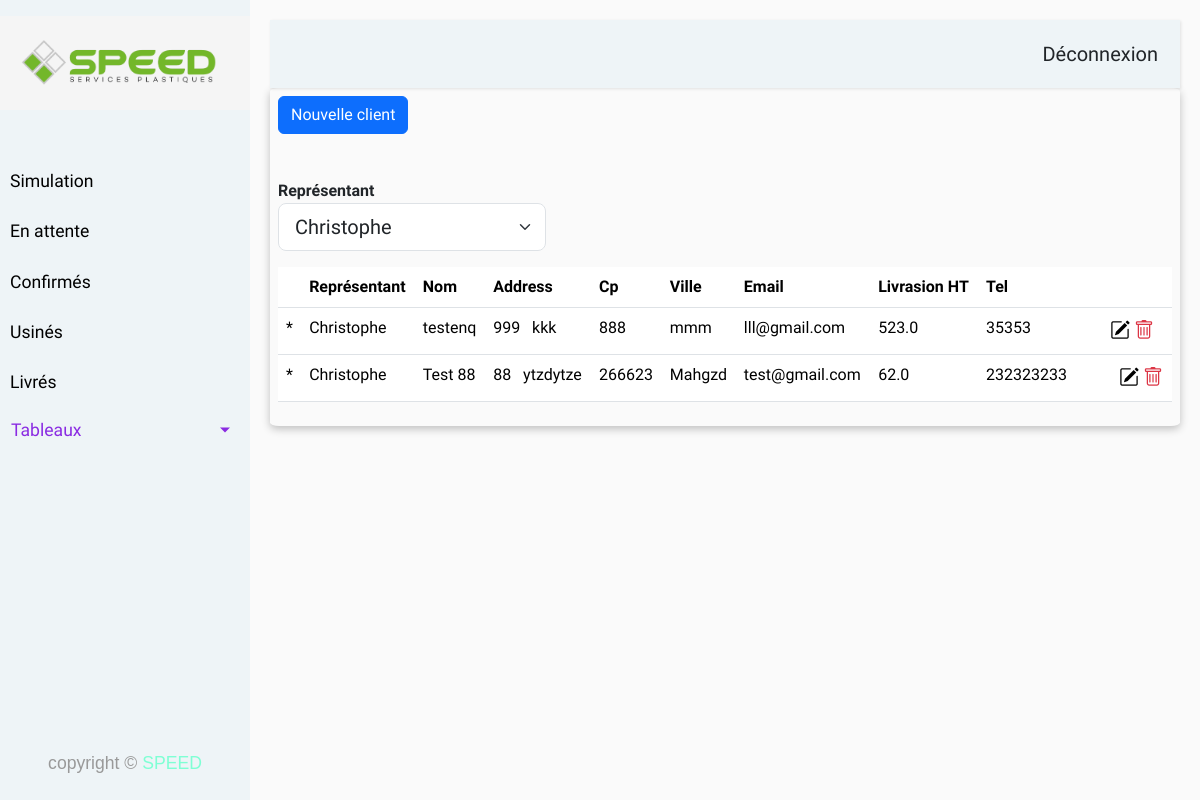
The page /clients (signed in) on the database its author committed.
### models/models.py (models this page shows, shortened)
class Client(db.Model):
    __tablename__ = 'client'
    id = db.Column(db.Integer(),autoincrement=True, primary_key=True)
    user_id = db.Column(db.Integer , ForeignKey('user.id'),nullable=False)
    name = db.Column(db.String(80), nullable=False)
    ville = db.Column(db.String(80), nullable=False)
    cp = db.Column(db.Integer(), nullable=False)
    numero = db.Column(db.Integer(), nullable=True)
    addresse = db.Column(db.String(256), nullable=False)
    email = db.Column(db.String(255), unique=True)
    tel = db.Column(db.String(20), nullable=False)
    prix_livr = db.Column(db.Float , nullable=False)
    rel_client_commande = relationship("Commande", backref = "client")

class User(db.Model, UserMixin):
    __tablename__ = 'user'
    id = db.Column(db.Integer, autoincrement=True, primary_key=True)
    username=db.Column(db.String(255), nullable=False)
    email = db.Column(db.String(255), unique=True)
    password = db.Column(db.String(255), nullable=False, server_default='')
    tel = db.Column(db.String(20), nullable=False)
    role_id = db.Column(db.Integer , ForeignKey('role.id'),nullable=False)
    rel_user_client = relationship("Client", backref = "user")

### routes.py (the view)
@app.route('/clients')
@login_required
def clients():
    try:
        current_user_role = (Role.query.filter(Role.id == current_user.role_id).first()).name
    except Exception as e:
        return f"Error fetching current user role: {str(e)}"
    if current_user_role == "admin" :
        representants = get_all_representants()
        print(representants)
        first_rep = representants[0].id
        clients= get_cients_by_rep(first_rep)
    elif current_user_role == "comercial":
        representants = []
        representants.append(current_user)
        clients= get_cients_by_rep(current_user.id)
        print("xxxxxxxxxxx")
        print(current_user.username)
    return render_template('clients.html', user = current_user,current_user_role = current_user_role,representants = representants, clients=clients, page ="Clients")

### app.py (called while the page is built)
@login_manager.user_loader
def load_user(id):
    return User.query.get(int(id))

### models/models.py (called while the page is built)
def get_cients_by_rep(first_rep_id):
    clients=db.session.query(Client.name,Client.ville,Client.cp,Client.numero,Client.addresse,User.username,Client.email,Client.tel,User.id,Client.id,Client.prix_livr).join(User,Client.user_id== User.id ).filter(Client.user_id == first_rep_id ).all()
    result = []
    for row in  clients :
        result.append(row._data)
    return result

### routes.py (called while the page is built)
@app.before_request
def session_handler():
    session.permanent = True
    app.permanent_session_lifetime = timedelta(days=30)

### templates/clients.html (shortened to what this page needs)
{% extends 'base.html' %}
{% block contenue %}
{% if current_user_role =="admin"  or current_user_role =="comercial" %}
    <a href="#" class="btn btn-primary" style="margin-bottom: 1.3rem;" onclick="newClientForm()">Nouvelle client </a>
{% endif %}
<table id="clients_table" class="table">
    <div class="mt-4">
        <label for="representant"><strong>Représentant</strong></label>
        <select id="representant" class="form-select form-select-lg mb-3"
            aria-label=".form-select-sm nouvelle_utilisateur" style="width: 30%;">
            {% for item in representants%}
            <option value='{{ item.id}}'>{{ item.username}}</option>
            {% endfor %}
        </select>
    </div>
    <thead class="thead-light">
        <tr>
            <th scope="row"></th>
            <th scope="col">Représentant</th>
            <th scope="col">Nom</th>
            <th scope="col">Address</th>
            <th scope="col">Cp</th>
            <th scope="col">Ville</th>
            <th scope="col">Email</th>
            <th scope="col">Livrasion HT</th>
            <th scope="col">Tel</th>
            {% if current_user_role =="admin" or current_user_role =="comercial"%}
                <th></th>
            {% endif %}
        </tr>
    </thead>
    <tbody>
        {% for item in clients %}
        <tr>
            <td>*</th>
            <td>{{item[5]}}</td>
            <td>{{item[0]}}</td>
            <td> <span class="numero_voie_edit_span">{{item[3]}}</span > &nbsp <span class="name_voie_edit_span">{{item[4]}}</span> </td>
            <td>{{item[2]}}</td>
            <td>{{item[1]}}</td>
            <td>{{item[6]}}</td>
            <td>{{item[10]}}</td>
            <td>{{item[7]}}</td>
            {% if current_user_role =="admin" or current_user_role =="comercial"%}
            <td>
                <i class="bi bi-pencil-square getInfoBtn" style="font-size: 20px;"></i>
                <i type="button" class="delete_icon bi bi-trash text-danger " style="font-size: 20px;"
                    onclick="delete_client(this,'{{item[9]}}')"></i>
            </td>
            {% endif %}
        </tr>
        {% endfor %}
    </tbody>
</table>
{% endblock %}

### static/css/style.css (style rules this page uses)
* { margin: 0; padding: 0; box-sizing: border-box; }
body { font-family: 'Poppins', sans-serif; background: #fafafa; }
a, a:hover, a:focus { color: inherit; text-decoration: none; transition: all 0.3s; }
body { font-family: 'Asap', sans-serif; }
.bi-pencil-square, bi-trash { font-size: 20px; }

### rows shown on the page
Client: username "Christophe", name "testenq", numero "999", addresse "kkk", cp "888", ville "mmm", email "lll@gmail.com", prix_livr "523.0", tel "35353"
Client: username "Christophe", name "Test 88", numero "88", addresse "ytzdytze", cp "266623", ville "Mahgzd", email "test@gmail.com", prix_livr "62.0", tel "232323233"

### other values the page prints
form field value "Christophe"
